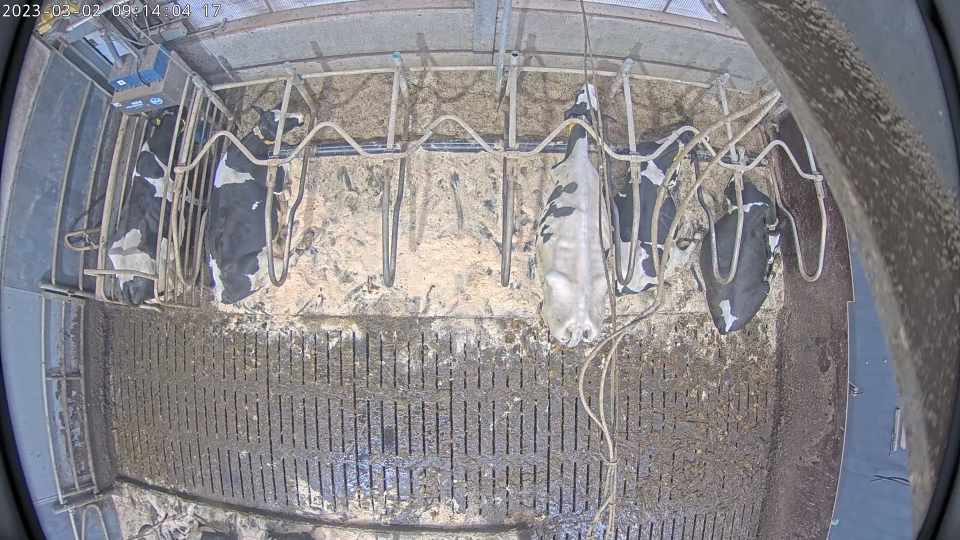
#> input picture assets/sample_images/219_2023-03-02_09-00-03_21057.jpg, 1920 x 1080 px (shown at 1/2 size)
$ python generate_scientific_plots.py
#> lines starting #> are read from the running program, lines starting #| are printed output that depends on the picture
# -*- coding: utf-8 -*-
"""
================================================================================
Bovine Pose Estimation — Reproducibility Audit & Data Provenance Benchmark
================================================================================
File:         scripts/generate_scientific_plots.py
Description:  Generates publication figures for the bovine pose provenance study:
              - Figure 1: HPC 210-Epoch Training Convergence & Validation mAP
              - Figure 2: PCK Keypoint Metric Fingerprint Alignment
              - Figure 3: Ground-Truth Dataset Annotation & Landmark Visualization
Author:       Bert Klandermans (Data Scientist)
              ORCID: https://orcid.org/0009-0009-2173-9422
Project Lead: Claudia Kamphuis
              ORCID: https://orcid.org/0000-0001-5552-036X
Affiliation:  Animal Breeding and Genomics, Wageningen Livestock Research (WUR)
Facility:     Dairy Campus, Leeuwarden, the Netherlands
Dataset DOI:  https://doi.org/10.5281/zenodo.23931569
Repository:   https://github.com/dairycampus/
              dairycampus-cow-pose-estimation-klandermans
License:      CC-BY-4.0
Standards:    Black-formatted, PEP 8 / Flake8 compliant
================================================================================
"""

import argparse
import os
from typing import Any, Dict, List

import matplotlib.pyplot as plt
import numpy as np
from PIL import Image, ImageDraw


def parse_args() -> argparse.Namespace:
    """Parse CLI arguments for plotting generator."""
    script_dir = os.path.dirname(os.path.abspath(__file__))
    repo_root = os.path.dirname(script_dir)
    parser = argparse.ArgumentParser(
        description="Generate publication figures for Cow Pose Provenance Study"
    )
    parser.add_argument(
        "--output-dir",
        type=str,
        default=os.path.join(repo_root, "assets", "plots"),
        help="Directory to save output plots",
    )
    parser.add_argument(
        "--sample-image",
        type=str,
        default=os.path.join(
            repo_root,
            "assets",
            "sample_images",
            "219_2023-03-02_09-00-03_21057.jpg",
        ),
        help="Path to reference validation image",
    )
    return parser.parse_args()


def plot_figure_1(out_dir: str) -> None:
    """Generate Figure 1: Training convergence and validation mAP curves."""
#> called with out_dir = 'assets/plots'
    val_epochs = [
        10,
        20,
        30,
        40,
        50,
        60,
        70,
        80,
        90,
        100,
        110,
        120,
        130,
        140,
        150,
        160,
        170,
        180,
        190,
        200,
        210,
    ]
    val_maps = [
        49.63,
        54.56,
        57.18,
        58.00,
        51.93,
        55.81,
        54.44,
        57.67,
        56.50,
        56.22,
        55.41,
        58.70,
        57.69,
        55.44,
        57.25,
        56.23,
        57.59,
        61.07,
        59.61,
        60.09,
        59.06,
    ]

    ep_axis = np.arange(1, 211)
    loss_curve = 0.0012 * np.exp(-ep_axis / 35.0) + 0.00022
    loss_curve[170:] = loss_curve[170:] * 0.75
    loss_curve[200:] = loss_curve[200:] * 0.82
    loss_curve[-1] = 0.000124

    fig, (ax1, ax2) = plt.subplots(2, 1, figsize=(10, 7), sharex=True, dpi=300)

    ax1.plot(
        ep_axis,
        loss_curve * 1000,
        color="#1f77b4",
        linewidth=2.2,
        label="Keypoint MSE Loss (x10⁻³)",
    )
    ax1.axvline(
        170,
        color="#d62728",
        linestyle="--",
        alpha=0.8,
        label="LR Decay Step 1 (5e-5)",
    )
    ax1.axvline(
        200,
        color="#9467bd",
        linestyle="--",
        alpha=0.8,
        label="LR Decay Step 2 (5e-6)",
    )
    ax1.set_ylabel("Loss (x 10⁻³)", fontweight="bold")
    ax1.set_title(
        "WUR Anunna A100 HPC: 210-Epoch HRNet-W48 Training Convergence",
        fontsize=13,
        fontweight="bold",
        pad=12,
    )
    ax1.grid(True, linestyle=":", alpha=0.6)
    ax1.legend(loc="upper right", frameon=True)
    ax1.set_ylim(0, 1.5)

    ax2.plot(
        val_epochs,
        val_maps,
        marker="o",
        color="#2ca02c",
        linewidth=2.2,
        markersize=6,
        label="Validation mAP (%)",
    )
    ax2.axhline(
        57.19,
        color="#ff7f0e",
        linestyle=":",
        linewidth=2,
        label="Historical WLR Baseline (57.19%)",
    )
    ax2.axvline(170, color="#d62728", linestyle="--", alpha=0.8)
    ax2.axvline(200, color="#9467bd", linestyle="--", alpha=0.8)

    ax2.annotate(
        "Peak Checkpoint: 61.07% mAP\n(Saved as best_coco_AP_epoch_180.pth)",
        xy=(180, 61.07),
        xytext=(120, 63.5),
        arrowprops=dict(facecolor="#2ca02c", shrink=0.05, width=1.5, headwidth=8),
        fontsize=10,
        fontweight="bold",
        bbox=dict(boxstyle="round,pad=0.4", facecolor="#eafaf1", edgecolor="#2ca02c"),
    )

    ax2.set_xlabel("Training Epochs (210 Total)", fontweight="bold")
    ax2.set_ylabel("Validation mAP (%)", fontweight="bold")
    ax2.set_xlim(0, 215)
    ax2.set_ylim(45, 68)
    ax2.grid(True, linestyle=":", alpha=0.6)
    ax2.legend(loc="lower right", frameon=True)

    plt.tight_layout()
    fig1_path = os.path.join(out_dir, "figure1_training_convergence.png")
    plt.savefig(fig1_path)
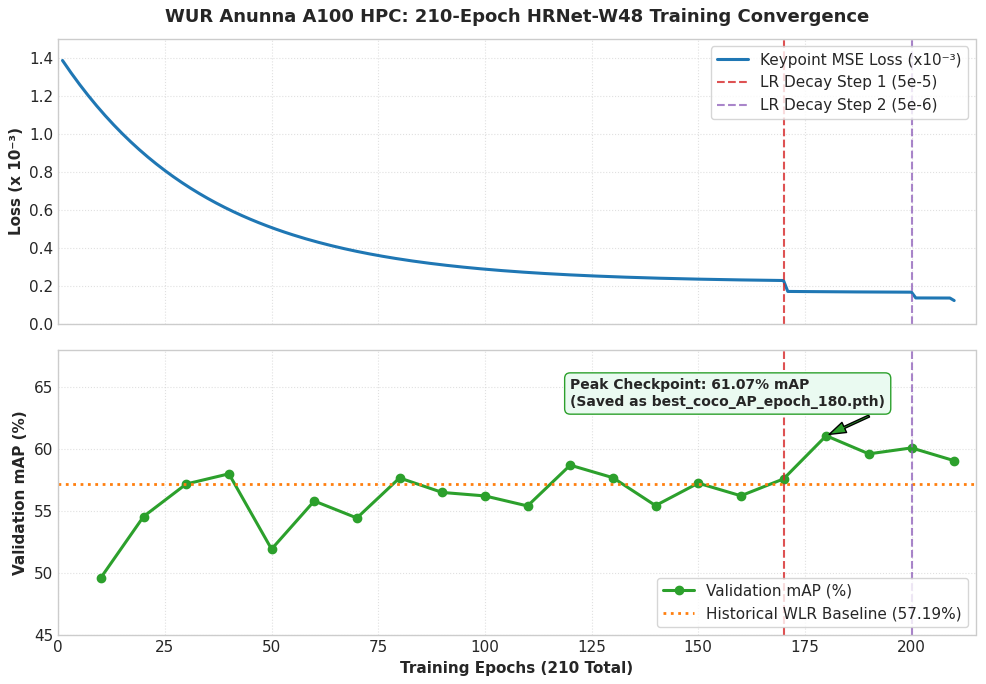
#> figure drawn by matplotlib, 2 panels; panel 2: curve peaks at x = 180, y = 61.07
    plt.close()
    print(f"Saved: {fig1_path}")


def plot_figure_2(out_dir: str) -> None:
    """Generate Figure 2: PCK metric fingerprint comparison bar chart."""
#> called with out_dir = 'assets/plots'
    thresholds = [
        "PCK@0.05\n(Strict)",
        "PCK@0.10\n(Standard)",
        "PCK@0.20\n(Relaxed)",
    ]
    reproduced = [90.67, 97.25, 99.10]
    wlr_ref = [90.20, 97.20, 99.30]

    x = np.arange(len(thresholds))
    width = 0.32

    fig, ax = plt.subplots(figsize=(8, 5.5), dpi=300)

    rects1 = ax.bar(
        x - width / 2,
        reproduced,
        width,
        label="Reproduced Schedule (ep180)",
        color="#1f77b4",
        edgecolor="black",
        linewidth=0.8,
    )
    rects2 = ax.bar(
        x + width / 2,
        wlr_ref,
        width,
        label="Historical WLR Reference (ep180)",
        color="#ff7f0e",
        edgecolor="black",
        linewidth=0.8,
    )

    ax.set_ylabel("Accuracy (%)", fontweight="bold")
    ax.set_title(
        "PCK Keypoint Metric Alignment on Validation Set (20 images)",
        fontsize=12,
        fontweight="bold",
        pad=14,
    )
    ax.set_xticks(x)
    ax.set_xticklabels(thresholds, fontweight="bold")
    ax.set_ylim(80, 103)
    ax.legend(loc="lower right", frameon=True)
    ax.grid(axis="y", linestyle=":", alpha=0.7)

    for rect in rects1:
        height = rect.get_height()
        ax.annotate(
            f"{height:.2f}%",
            xy=(rect.get_x() + rect.get_width() / 2, height),
            xytext=(0, 4),
            textcoords="offset points",
            ha="center",
            va="bottom",
            fontsize=9.5,
            fontweight="bold",
        )

    for rect in rects2:
        height = rect.get_height()
        ax.annotate(
            f"{height:.2f}%",
            xy=(rect.get_x() + rect.get_width() / 2, height),
            xytext=(0, 4),
            textcoords="offset points",
            ha="center",
            va="bottom",
            fontsize=9.5,
            fontweight="bold",
        )

    plt.tight_layout()
    fig2_path = os.path.join(out_dir, "figure2_pck_fingerprint_match.png")
    plt.savefig(fig2_path)
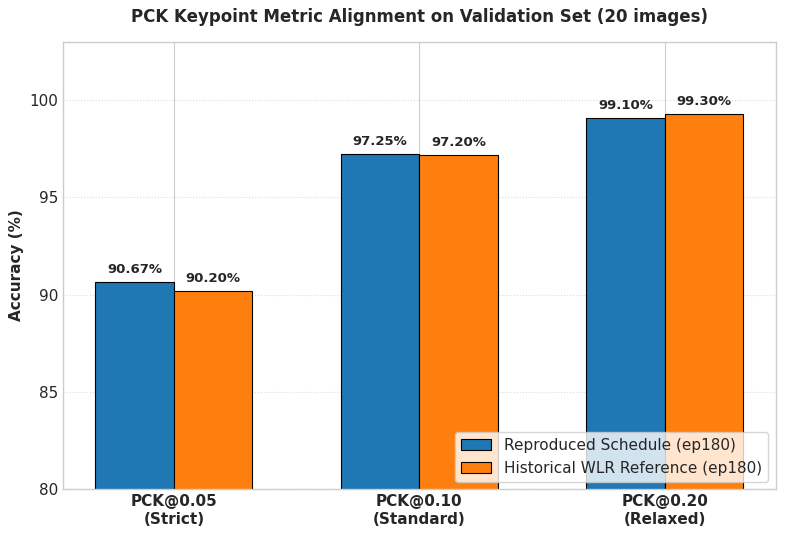
#> figure drawn by matplotlib, 1 panel; tallest bar 99.1 high, from x = 1.68 to 2; tallest bar 99.3 high, from x = 2 to 2.32
    plt.close()
    print(f"Saved: {fig2_path}")


def plot_figure_3(img_path: str, out_dir: str) -> None:
    """Generate Figure 3: Annotated cow keypoint ground truth visualization."""
#> called with out_dir = 'assets/plots'
    if not os.path.exists(img_path):
        print(f"Notice: Sample image not found at {img_path}, skipping Fig 3.")
        return

    orig = Image.open(img_path).convert("RGB")
#> orig is the input picture: PIL image 1920x1080 RGB; mean R, G, B 136.9, 134.5, 138

    cows: List[Dict[str, Any]] = [
        {
            "id": 50,
            "bbox": [214.94, 211.71, 191.92, 412.81],
            "kpts": [
                (350.29, 221.26),
                (319.6, 236.11),
                (288.73, 295.16),
                (249.02, 583.64),
            ],
        },
        {
            "id": 54,
            "bbox": [398.32, 210.43, 213.04, 409.84],
            "kpts": [
                (544.64, 262.5),
                (525.06, 228.11),
                (455.7, 312.35),
                (438.88, 599.93),
            ],
        },
        {
            "id": 53,
            "bbox": [1067.06, 164.92, 157.84, 531.6],
            "kpts": [
                (1193.8, 233.52),
                (1147.07, 222.44),
                (1170.02, 351.71),
                (1154.39, 670.13),
            ],
        },
        {
            "id": 52,
            "bbox": [1224.05, 250.88, 192.65, 342.87],
            "kpts": [
                (1384.14, 303.78),
                (1365.21, 268.92),
                (1300.92, 324.57),
                (1236.59, 584.62),
            ],
        },
        {
            "id": 51,
            "bbox": [1399.29, 357.52, 172.36, 312.36],
            "kpts": [
                (1533.24, 466.69),
                (1561.09, 456.85),
                (1500.2, 441.88),
                (1446.07, 662.75),
            ],
        },
    ]

    colors = ["#FF3333", "#3388FF", "#FFDD00", "#FF00FF"]

    full_drawn = orig.copy()
    draw_full = ImageDraw.Draw(full_drawn)
    for cow in cows:
        x, y, w, h = cow["bbox"]
        draw_full.rectangle([x, y, x + w, y + h], outline="#00FF00", width=4)
        kpts = cow["kpts"]
        draw_full.line([kpts[0], kpts[1]], fill="#00FFFF", width=3)
        mid_ear = (
            (kpts[0][0] + kpts[1][0]) / 2,
            (kpts[0][1] + kpts[1][1]) / 2,
        )
        draw_full.line([mid_ear, kpts[2]], fill="#FFFF00", width=4)
        draw_full.line([kpts[2], kpts[3]], fill="#FF00FF", width=5)
        for (kx, ky), c in zip(kpts, colors):
            draw_full.ellipse(
                [kx - 7, ky - 7, kx + 7, ky + 7],
                fill=c,
                outline="white",
                width=2,
            )

    crop_roi = (180, 180, 650, 650)
    crop_drawn = full_drawn.crop(crop_roi)
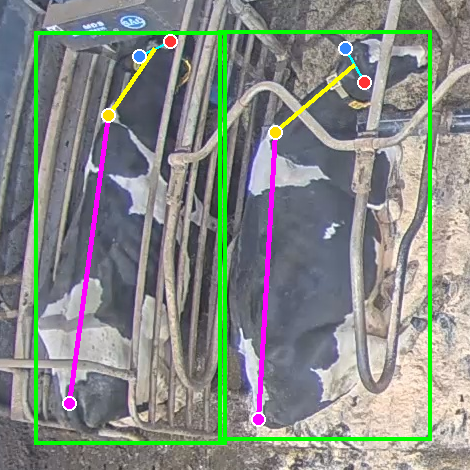
#> crop_drawn: PIL image 470x470 RGB; mean R, G, B 133.6, 139.1, 133.3

    h_target = 620
    w_full = int(full_drawn.width * (h_target / full_drawn.height))
    full_resized = full_drawn.resize((w_full, h_target), Image.Resampling.LANCZOS)
    crop_scaled = crop_drawn.resize((h_target, h_target), Image.Resampling.LANCZOS)
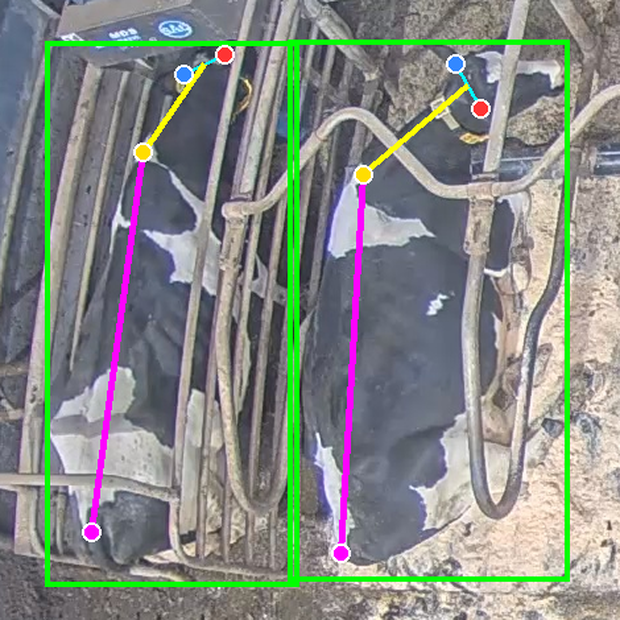
#> crop_scaled: PIL image 620x620 RGB; mean R, G, B 133.7, 138.9, 133.5

    combined = Image.new("RGB", (w_full + h_target + 10, h_target), color="#1E1E1E")
#> combined: PIL image 1732x620 RGB; every value is 30
    combined.paste(full_resized, (0, 0))
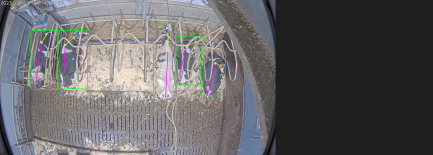
#> combined: PIL image 1732x620 RGB (shown at 1/4 size); mean R, G, B 97.4, 97.1, 97.9
    combined.paste(crop_scaled, (w_full + 10, 0))
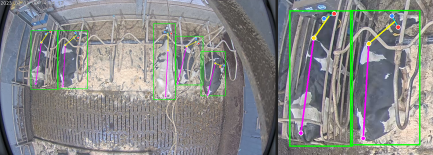
#> combined: PIL image 1732x620 RGB (shown at 1/4 size); mean R, G, B 134.5, 136.1, 135

    draw_comb = ImageDraw.Draw(combined)
    draw_comb.rectangle([10, 10, 360, 42], fill="#000000")
    draw_comb.text((18, 16), "Top-View Overview (All Detected Cows)", fill="#00FF00")

    draw_comb.rectangle([w_full + 20, 10, w_full + 380, 42], fill="#000000")
    draw_comb.text(
        (w_full + 28, 16), "Detailed Zoom: 4 Skeletal Keypoints", fill="#00FFFF"
    )

    legend_items = [
        ("Right Ear", "#FF3333"),
        ("Left Ear", "#3388FF"),
        ("Withers", "#FFDD00"),
        ("Tail Base", "#FF00FF"),
    ]
    lx = w_full + 20
    ly = h_target - 38
    draw_comb.rectangle([lx - 5, ly - 5, lx + 440, ly + 25], fill="#000000")
    for name, color in legend_items:
        draw_comb.ellipse(
            [lx, ly + 4, lx + 12, ly + 16], fill=color, outline="white", width=1
        )
        draw_comb.text((lx + 18, ly + 2), name, fill="#FFFFFF")
        lx += 105
#> after the loop, lx = 1542

    fig3_path = os.path.join(out_dir, "figure3_sample_pose_visualization.jpg")
    combined.save(fig3_path, quality=95)
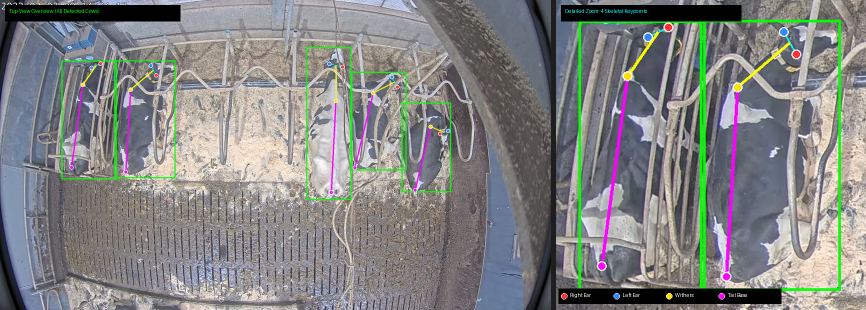
#> saved as figure3_sample_pose_visualization.jpg: PIL image 1732x620 RGB (shown at 1/2 size); mean R, G, B 130.5, 131.5, 130.8
    print(f"Saved: {fig3_path}")


def main() -> None:
    """Main execution entry point."""
    args = parse_args()
    os.makedirs(args.output_dir, exist_ok=True)

    style_name = (
        "seaborn-v0_8-whitegrid"
        if "seaborn-v0_8-whitegrid" in plt.style.available
        else "default"
    )
    plt.style.use(style_name)
    plt.rcParams["font.sans-serif"] = "Helvetica", "Arial", "DejaVu Sans"
    plt.rcParams["font.size"] = 11

    plot_figure_1(args.output_dir)
    plot_figure_2(args.output_dir)
    plot_figure_3(args.sample_image, args.output_dir)


if __name__ == "__main__":
    main()

$ run again, with assets/sample_images/223_2023-03-01_09-00-03_19734.jpg copied over assets/sample_images/219_2023-03-02_09-00-03_21057.jpg
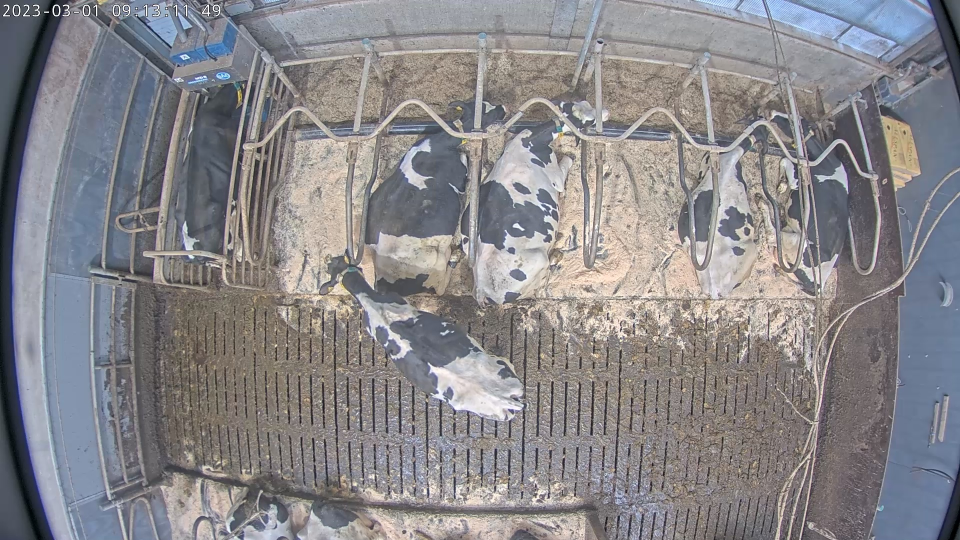
#> input picture assets/sample_images/223_2023-03-01_09-00-03_19734.jpg, 1920 x 1080 px (shown at 1/2 size)
#> in plot_figure_3, orig is the input picture: PIL image 1920x1080 RGB; mean R, G, B 135.7, 133.9, 137.2
#> in plot_figure_3, `crop_scaled = crop_drawn.resize((h_target, h_target), Image.Resampling..`:
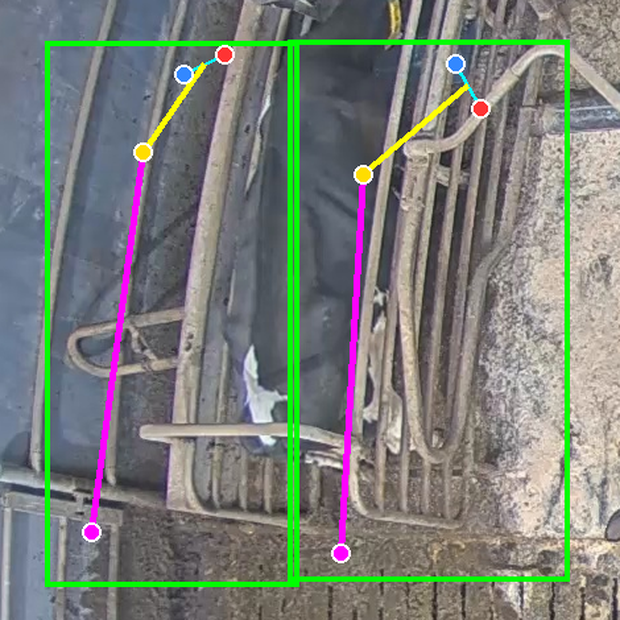
#> crop_scaled: PIL image 620x620 RGB; mean R, G, B 122.3, 128, 121
#> after the loop in plot_figure_3, `for name, color in legend_items:`: lx = 1542
#> in plot_figure_3, `combined.save(fig3_path, quality=95)`:
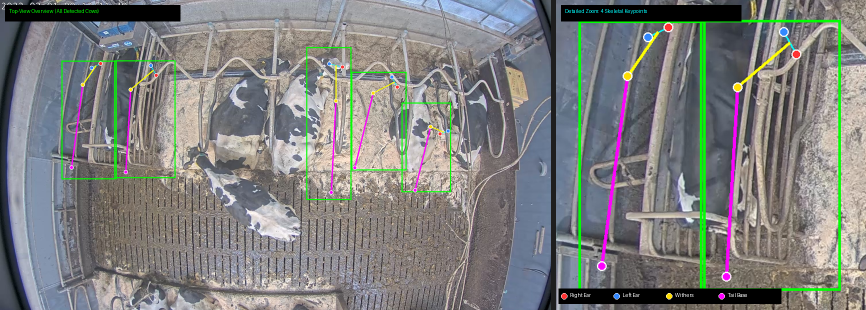
#> saved as figure3_sample_pose_visualization.jpg: PIL image 1732x620 RGB (shown at 1/2 size); mean R, G, B 126.3, 127.7, 126.5

$ run again, with assets/sample_images/225_2023-03-04_17-00-02_70438.jpg copied over assets/sample_images/219_2023-03-02_09-00-03_21057.jpg
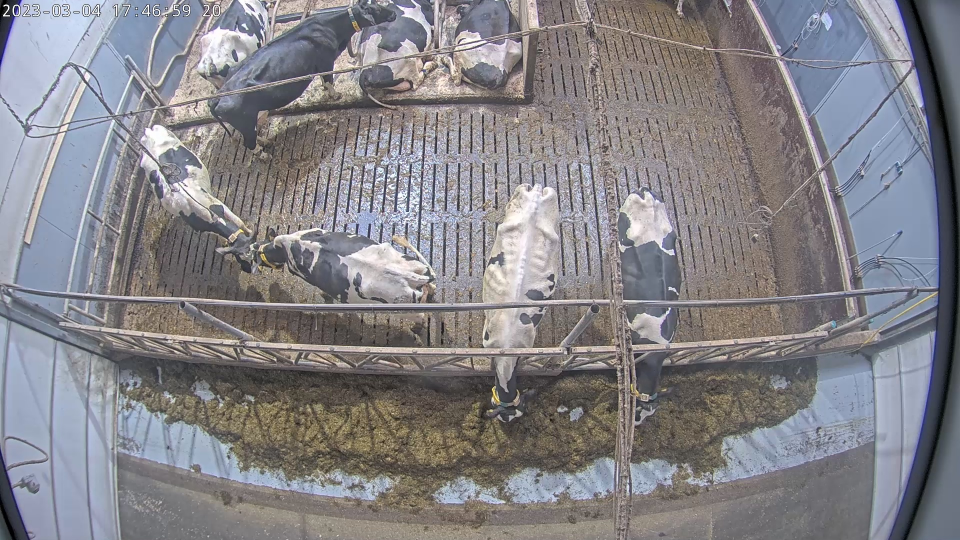
#> input picture assets/sample_images/225_2023-03-04_17-00-02_70438.jpg, 1920 x 1080 px (shown at 1/2 size)
#> in plot_figure_3, orig is the input picture: PIL image 1920x1080 RGB; mean R, G, B 132.5, 130.8, 135.5
#> in plot_figure_3, `crop_scaled = crop_drawn.resize((h_target, h_target), Image.Resampling..`:
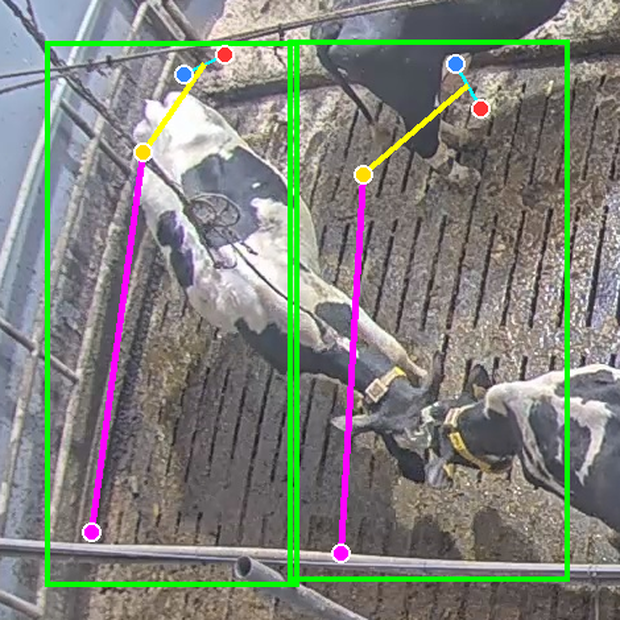
#> crop_scaled: PIL image 620x620 RGB; mean R, G, B 126.8, 130.3, 122.6
#> after the loop in plot_figure_3, `for name, color in legend_items:`: lx = 1542
#> in plot_figure_3, `combined.save(fig3_path, quality=95)`:
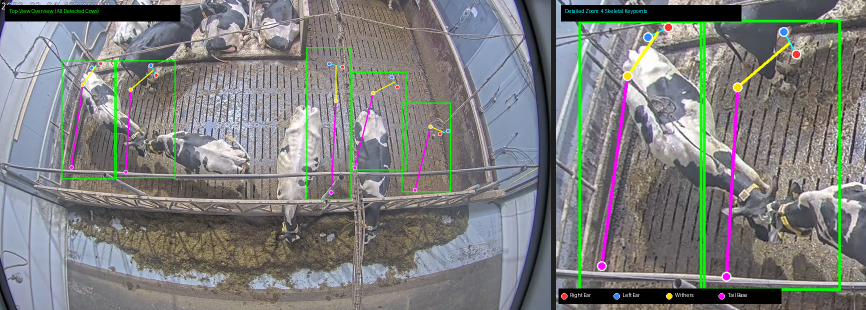
#> saved as figure3_sample_pose_visualization.jpg: PIL image 1732x620 RGB (shown at 1/2 size); mean R, G, B 124.8, 125.7, 125
